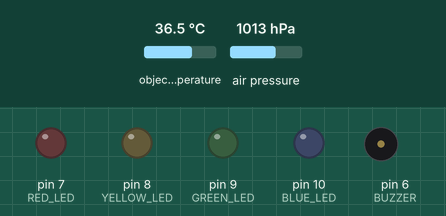
Recording of a sketch running on a simulated Arduino Uno, built with avr-gcc and run on an emulated ATmega328P. On the bench: output pins drawn as LEDs (lit = HIGH), buzzer (waves = sounding). The inputs (shaded band) are chosen by the test bench; at power-on: object temperature 36.5 °C, air pressure 1013 hPa. What the sketch prints to the serial monitor is not drawn.

Above: at 11.5 s.
Timing chart, 0 to 17.2 s (numbered marks = the images above):
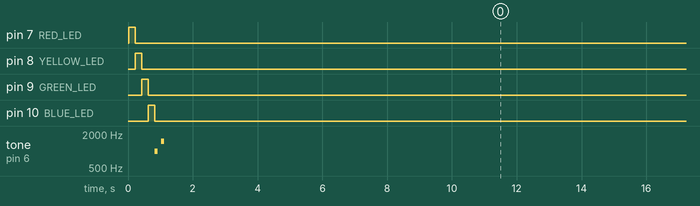

The sketch:

RespirAl_O.ino
```cpp
/*
  RespirAI - Respiratory Monitoring System
  Arduino Uno based respiratory anomaly detection using MLX90614 and BMP280
  Detects apnea, hypopnea, and shallow breathing
  Uses rule-based algorithms (Arduino Uno has limited ML capabilities)

  Hardware connections:
  MLX90614 Thermal Sensor: SDA->A4, SCL->A5, VDD->3.3V, GND->GND
  BMP280 Pressure Sensor: SDA->A4, SCL->A5, VDD->3.3V, GND->GND
  Red LED (Apnea): Pin 7 with 220Ω resistor
  Yellow LED (Hypopnea): Pin 8 with 220Ω resistor
  Green LED (Normal): Pin 9 with 220Ω resistor
  Blue LED (Shallow): Pin 10 with 220Ω resistor
  Buzzer: Pin 6

  Author: RespirAI Team
  Date: 2025
*/

#include <Wire.h>
#include <Adafruit_MLX90614.h>
#include <Adafruit_BMP280.h>

// Initialize sensors
Adafruit_MLX90614 mlx = Adafruit_MLX90614();
Adafruit_BMP280 bmp; // I2C interface

// Pin definitions
const int RED_LED = 7;      // Apnea indicator
const int YELLOW_LED = 8;   // Hypopnea indicator
const int GREEN_LED = 9;    // Normal breathing
const int BLUE_LED = 10;    // Shallow breathing
const int BUZZER = 6;       // Audio alert

// Breathing detection parameters
const int SAMPLE_SIZE = 50;           // Number of samples for analysis
const int SAMPLING_INTERVAL = 200;    // 200ms between samples (5Hz)
const float TEMP_THRESHOLD = 0.5;     // Temperature change threshold (°C)
const float PRESSURE_THRESHOLD = 0.3; // Pressure change threshold (hPa)
const int APNEA_THRESHOLD = 20;       // Seconds without breathing
const int HYPOPNEA_THRESHOLD = 50;    // 50% reduction in breathing amplitude
const float SHALLOW_THRESHOLD = 0.3;  // Shallow breathing threshold

// Data storage arrays
float tempReadings[SAMPLE_SIZE];
float pressureReadings[SAMPLE_SIZE];
unsigned long timestamps[SAMPLE_SIZE];
int currentIndex = 0;
bool bufferFull = false;

// Breathing analysis variables
float baselineTemp = 0;
float baselinePressure = 0;
unsigned long lastBreathTime = 0;
unsigned long currentTime = 0;
int breathingRate = 0;
float breathingAmplitude = 0;
bool breathingDetected = false;

// Alert state variables
bool apneaAlert = false;
bool hypopneaAlert = false;
bool shallowAlert = false;
unsigned long lastAlertTime = 0;
const unsigned long ALERT_INTERVAL = 5000; // 5 seconds between alerts

void setup() {
  Serial.begin(9600);
  while (!Serial) delay(10);

  Serial.println("RespirAI - Respiratory Monitoring System");
  Serial.println("Initializing sensors...");

  // Initialize MLX90614
  if (!mlx.begin()) {
    Serial.println("Error: Could not find MLX90614 sensor!");
    while (1);
  }

  // Initialize BMP280
  if (!bmp.begin(0x76)) {  // Try address 0x76 first
    if (!bmp.begin(0x77)) { // Then try 0x77
      Serial.println("Error: Could not find BMP280 sensor!");
      while (1);
    }
  }

  // Configure BMP280 for respiratory monitoring
  bmp.setSampling(Adafruit_BMP280::MODE_NORMAL,     // Operating Mode
                  Adafruit_BMP280::SAMPLING_X2,     // Temperature oversampling
                  Adafruit_BMP280::SAMPLING_X16,    // Pressure oversampling
                  Adafruit_BMP280::FILTER_X16,      // Filtering
                  Adafruit_BMP280::STANDBY_MS_500); // Standby time

  // Initialize LED pins
  pinMode(RED_LED, OUTPUT);
  pinMode(YELLOW_LED, OUTPUT);
  pinMode(GREEN_LED, OUTPUT);
  pinMode(BLUE_LED, OUTPUT);
  pinMode(BUZZER, OUTPUT);

  // Turn off all LEDs initially
  digitalWrite(RED_LED, LOW);
  digitalWrite(YELLOW_LED, LOW);
  digitalWrite(GREEN_LED, LOW);
  digitalWrite(BLUE_LED, LOW);

  // Startup sequence
  startupSequence();

  // Initialize baseline readings
  calibrateSensors();

  Serial.println("System ready. Starting respiratory monitoring...");
  Serial.println("Temp(°C),Pressure(hPa),Rate(BPM),Amplitude,Status");
}

void loop() {
  currentTime = millis();

  // Read sensors
  float objectTemp = mlx.readObjectTempC();
  float pressure = bmp.readPressure() / 100.0F; // Convert to hPa

  // Store readings in circular buffer
  tempReadings[currentIndex] = objectTemp;
  pressureReadings[currentIndex] = pressure;
  timestamps[currentIndex] = currentTime;

  currentIndex = (currentIndex + 1) % SAMPLE_SIZE;
  if (currentIndex == 0) {
    bufferFull = true;
  }

  // Analyze breathing pattern if we have enough data
  if (bufferFull || currentIndex > 10) {
    analyzeBreathingPattern();
    detectAnomalies();
    updateAlerts();
  }

  // Output data for monitoring
  Serial.print(objectTemp, 2);
  Serial.print(",");
  Serial.print(pressure, 2);
  Serial.print(",");
  Serial.print(breathingRate);
  Serial.print(",");
  Serial.print(breathingAmplitude, 2);
  Serial.print(",");
  Serial.println(getStatusString());

  delay(SAMPLING_INTERVAL);
}

void calibrateSensors() {
  Serial.println("Calibrating sensors... Please breathe normally for 10 seconds.");

  float tempSum = 0;
  float pressureSum = 0;
  int samples = 0;

  unsigned long calibrationStart = millis();

  while (millis() - calibrationStart < 10000) { // 10 seconds calibration
    float temp = mlx.readObjectTempC();
    float pressure = bmp.readPressure() / 100.0F;

    tempSum += temp;
    pressureSum += pressure;
    samples++;

    delay(200);
  }

  baselineTemp = tempSum / samples;
  baselinePressure = pressureSum / samples;

  Serial.print("Baseline Temperature: ");
  Serial.print(baselineTemp, 2);
  Serial.println(" °C");
  Serial.print("Baseline Pressure: ");
  Serial.print(baselinePressure, 2);
  Serial.println(" hPa");
}

void analyzeBreathingPattern() {
  // Calculate breathing rate using peak detection
  int peaks = countPeaks();
  unsigned long timeWindow = getTimeWindow();

  if (timeWindow > 0) {
    breathingRate = (peaks * 60000) / timeWindow; // Convert to breaths per minute
  }

  // Calculate breathing amplitude
  breathingAmplitude = calculateAmplitude();

  // Check if breathing is detected
  breathingDetected = (peaks > 0) && (breathingAmplitude > SHALLOW_THRESHOLD);

  if (breathingDetected) {
    lastBreathTime = currentTime;
  }
}

int countPeaks() {
  if (!bufferFull && currentIndex < 10) return 0;

  int peaks = 0;
  int dataSize = bufferFull ? SAMPLE_SIZE : currentIndex;

  // Combine temperature and pressure signals for better peak detection
  for (int i = 2; i < dataSize - 2; i++) {
    int idx = (currentIndex - dataSize + i + SAMPLE_SIZE) % SAMPLE_SIZE;
    int prev2 = (idx - 2 + SAMPLE_SIZE) % SAMPLE_SIZE;
    int prev1 = (idx - 1 + SAMPLE_SIZE) % SAMPLE_SIZE;
    int next1 = (idx + 1) % SAMPLE_SIZE;
    int next2 = (idx + 2) % SAMPLE_SIZE;

    // Normalized temperature and pressure changes
    float tempChange = abs(tempReadings[idx] - baselineTemp);
    float pressureChange = abs(pressureReadings[idx] - baselinePressure);

    // Combined signal strength
    float signal = tempChange + (pressureChange * 2); // Weight pressure more heavily

    // Peak detection: current value higher than neighbors
    if (signal > TEMP_THRESHOLD &&
        signal > (abs(tempReadings[prev1] - baselineTemp) + abs(pressureReadings[prev1] - baselinePressure) * 2) &&
        signal > (abs(tempReadings[next1] - baselineTemp) + abs(pressureReadings[next1] - baselinePressure) * 2)) {
      peaks++;
    }
  }

  return peaks;
}

float calculateAmplitude() {
  if (!bufferFull && currentIndex < 5) return 0;

  float minVal = 999, maxVal = -999;
  int dataSize = bufferFull ? SAMPLE_SIZE : currentIndex;

  // Find min and max combined signal values
  for (int i = 0; i < dataSize; i++) {
    int idx = (currentIndex - dataSize + i + SAMPLE_SIZE) % SAMPLE_SIZE;
    float combined = abs(tempReadings[idx] - baselineTemp) +
                    abs(pressureReadings[idx] - baselinePressure) * 2;

    if (combined < minVal) minVal = combined;
    if (combined > maxVal) maxVal = combined;
  }

  return maxVal - minVal;
}

unsigned long getTimeWindow() {
  if (!bufferFull && currentIndex < 2) return 0;

  int dataSize = bufferFull ? SAMPLE_SIZE : currentIndex;
  int firstIdx = (currentIndex - dataSize + SAMPLE_SIZE) % SAMPLE_SIZE;
  int lastIdx = (currentIndex - 1 + SAMPLE_SIZE) % SAMPLE_SIZE;

  return timestamps[lastIdx] - timestamps[firstIdx];
}

void detectAnomalies() {
  // Reset all alerts
  apneaAlert = false;
  hypopneaAlert = false;
  shallowAlert = false;

  // Check for apnea (no breathing for extended period)
  unsigned long timeSinceLastBreath = currentTime - lastBreathTime;
  if (timeSinceLastBreath > (APNEA_THRESHOLD * 1000)) {
    apneaAlert = true;
  }

  // Check for hypopnea (reduced breathing amplitude)
  if (breathingDetected && breathingAmplitude > 0) {
    float normalAmplitude = 1.0; // Expected normal amplitude
    float reductionPercentage = ((normalAmplitude - breathingAmplitude) / normalAmplitude) * 100;

    if (reductionPercentage >= HYPOPNEA_THRESHOLD) {
      hypopneaAlert = true;
    }
  }

  // Check for shallow breathing
  if (breathingDetected && breathingAmplitude < SHALLOW_THRESHOLD) {
    shallowAlert = true;
  }

  // Check breathing rate anomalies
  if (breathingRate > 0) {
    if (breathingRate < 8 || breathingRate > 25) { // Abnormal rates
      if (breathingRate < 8) {
        hypopneaAlert = true; // Very slow breathing
      }
    }
  }
}

void updateAlerts() {
  // Turn off all LEDs first
  digitalWrite(RED_LED, LOW);
  digitalWrite(YELLOW_LED, LOW);
  digitalWrite(GREEN_LED, LOW);
  digitalWrite(BLUE_LED, LOW);

  bool alertActive = false;

  if (apneaAlert) {
    digitalWrite(RED_LED, HIGH);
    alertActive = true;
  } else if (hypopneaAlert) {
    digitalWrite(YELLOW_LED, HIGH);
    alertActive = true;
  } else if (shallowAlert) {
    digitalWrite(BLUE_LED, HIGH);
    alertActive = true;
  } else if (breathingDetected) {
    digitalWrite(GREEN_LED, HIGH); // Normal breathing
  }

  // Sound buzzer for critical alerts with rate limiting
  if (alertActive && (currentTime - lastAlertTime > ALERT_INTERVAL)) {
    if (apneaAlert) {
      // Continuous alarm for apnea
      tone(BUZZER, 1000, 1000);
    } else if (hypopneaAlert) {
      // Two beeps for hypopnea
      tone(BUZZER, 800, 200);
      delay(100);
      tone(BUZZER, 800, 200);
    } else if (shallowAlert) {
      // Single beep for shallow breathing
      tone(BUZZER, 600, 300);
    }
    lastAlertTime = currentTime;
  }
}

String getStatusString() {
  if (apneaAlert) return "APNEA";
  if (hypopneaAlert) return "HYPOPNEA";
  if (shallowAlert) return "SHALLOW";
  if (breathingDetected) return "NORMAL";
  return "INITIALIZING";
}

void startupSequence() {
  Serial.println("System startup...");

  // LED test sequence
  digitalWrite(RED_LED, HIGH);
  delay(200);
  digitalWrite(RED_LED, LOW);
  digitalWrite(YELLOW_LED, HIGH);
  delay(200);
  digitalWrite(YELLOW_LED, LOW);
  digitalWrite(GREEN_LED, HIGH);
  delay(200);
  digitalWrite(GREEN_LED, LOW);
  digitalWrite(BLUE_LED, HIGH);
  delay(200);
  digitalWrite(BLUE_LED, LOW);

  // Buzzer test
  tone(BUZZER, 1000, 100);
  delay(200);
  tone(BUZZER, 1500, 100);
  delay(200);

  Serial.println("Hardware test complete.");
}
```

Measured:
- by itself, pin 7 (RED_LED): HIGH → LOW at 0.22 s, → HIGH 19.9 s later
- by itself, tone on pin 6 (BUZZER): plays 1000 Hz for 0.10 s, 1500 Hz for 0.10 s, 1000 Hz for 1.0 s, 1000 Hz for 1.0 s, 1000 Hz for 1.0 s, 1000 Hz for 1.0 s
